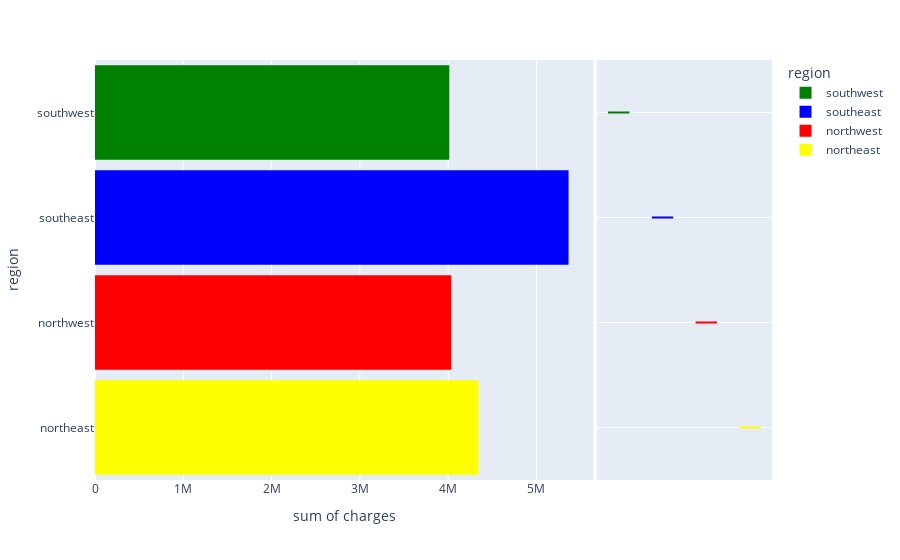

The notebook cell this image was saved under:
### Code cell
fig = px.histogram(medical_df,
                   x = 'charges',
                   y = 'region',
                   marginal = 'box',
                   color = 'region',
                   color_discrete_sequence=['green', 'blue', 'red', 'yellow'])
fig.update_layout(bargap=0.1)
fig.show()

### Figure 1 — Plotly figure (JSON) as saved in the notebook; plotly's stock layout.template omitted (floating-point values rounded to 4 significant figures; data arrays with more than 128 entries replaced by an {"elided": "..."} marker saying what was removed)
{"data": [{"bingroup": "y", "histfunc": "sum", "hovertemplate": "region=%{y}<br>sum of charges=%{x}<extra></extra>", "legendgroup": "southwest", "marker": {"color": "green", "pattern": {"shape": ""}}, "name": "southwest", "orientation": "h", "showlegend": true, "type": "histogram", "x": {"elided": "325 float values"}, "xaxis": "x", "y": {"elided": "325 str values"}, "yaxis": "y"}, {"hovertemplate": "region=%{y}<extra></extra>", "legendgroup": "southwest", "marker": {"color": "green"}, "name": "southwest", "notched": true, "showlegend": false, "type": "box", "xaxis": "x2", "y": {"elided": "325 str values"}, "yaxis": "y2"}, {"bingroup": "y", "histfunc": "sum", "hovertemplate": "region=%{y}<br>sum of charges=%{x}<extra></extra>", "legendgroup": "southeast", "marker": {"color": "blue", "pattern": {"shape": ""}}, "name": "southeast", "orientation": "h", "showlegend": true, "type": "histogram", "x": {"elided": "364 float values"}, "xaxis": "x", "y": {"elided": "364 str values"}, "yaxis": "y"}, {"hovertemplate": "region=%{y}<extra></extra>", "legendgroup": "southeast", "marker": {"color": "blue"}, "name": "southeast", "notched": true, "showlegend": false, "type": "box", "xaxis": "x2", "y": {"elided": "364 str values"}, "yaxis": "y2"}, {"bingroup": "y", "histfunc": "sum", "hovertemplate": "region=%{y}<br>sum of charges=%{x}<extra></extra>", "legendgroup": "northwest", "marker": {"color": "red", "pattern": {"shape": ""}}, "name": "northwest", "orientation": "h", "showlegend": true, "type": "histogram", "x": {"elided": "325 float values"}, "xaxis": "x", "y": {"elided": "325 str values"}, "yaxis": "y"}, {"hovertemplate": "region=%{y}<extra></extra>", "legendgroup": "northwest", "marker": {"color": "red"}, "name": "northwest", "notched": true, "showlegend": false, "type": "box", "xaxis": "x2", "y": {"elided": "325 str values"}, "yaxis": "y2"}, {"bingroup": "y", "histfunc": "sum", "hovertemplate": "region=%{y}<br>sum of charges=%{x}<extra></extra>", "legendgroup": "northeast", "marker": {"color": "yellow", "pattern": {"shape": ""}}, "name": "northeast", "orientation": "h", "showlegend": true, "type": "histogram", "x": {"elided": "324 float values"}, "xaxis": "x", "y": {"elided": "324 str values"}, "yaxis": "y"}, {"hovertemplate": "region=%{y}<extra></extra>", "legendgroup": "northeast", "marker": {"color": "yellow"}, "name": "northeast", "notched": true, "showlegend": false, "type": "box", "xaxis": "x2", "y": {"elided": "324 str values"}, "yaxis": "y2"}], "layout": {"bargap": 0.1, "barmode": "relative", "legend": {"title": {"text": "region"}, "tracegroupgap": 0}, "margin": {"t": 60}, "xaxis": {"anchor": "y", "domain": [0, 0.7363], "title": {"text": "sum of charges"}}, "xaxis2": {"anchor": "y2", "domain": [0.7413, 1], "matches": "x2", "showgrid": false, "showline": false, "showticklabels": false, "ticks": ""}, "yaxis": {"anchor": "x", "categoryarray": ["northeast", "northwest", "southeast", "southwest"], "categoryorder": "array", "domain": [0, 1], "title": {"text": "region"}}, "yaxis2": {"anchor": "x2", "domain": [0, 1], "matches": "y", "showgrid": true, "showticklabels": false}}}
